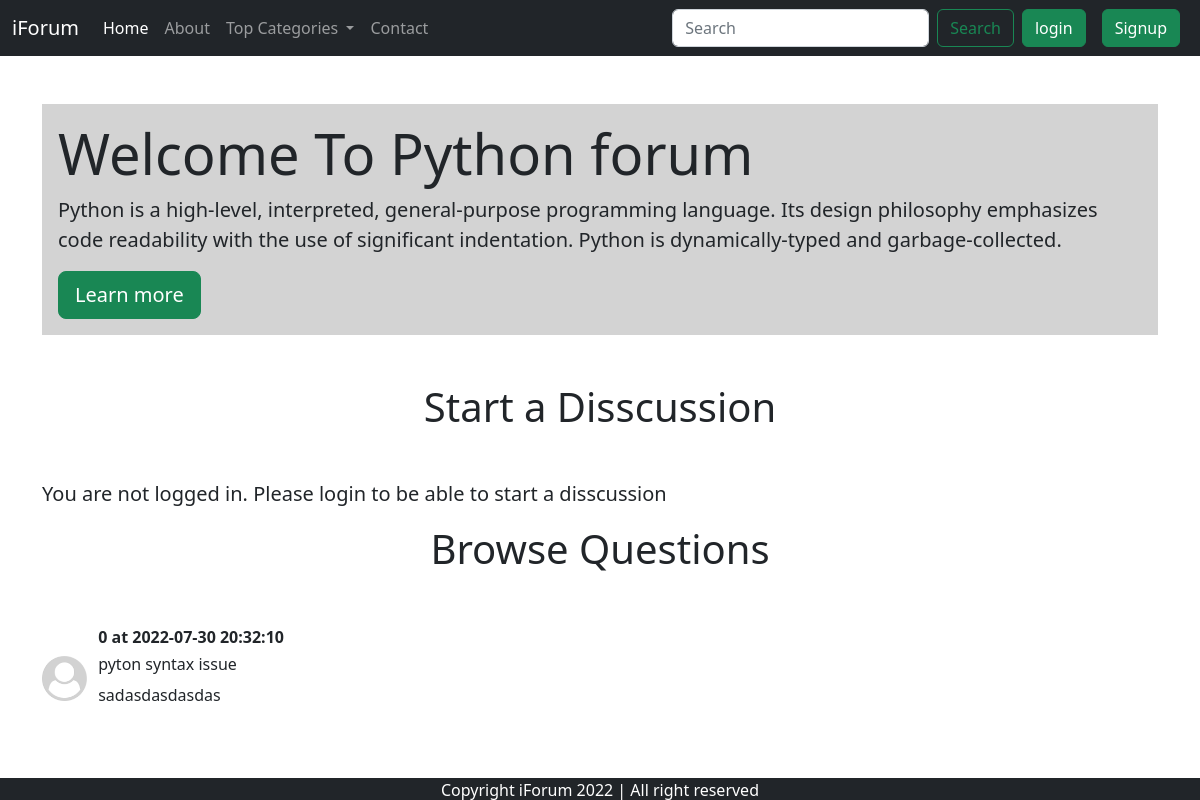
Page /thread_list.php?cat_id=2 on the earlier database version.
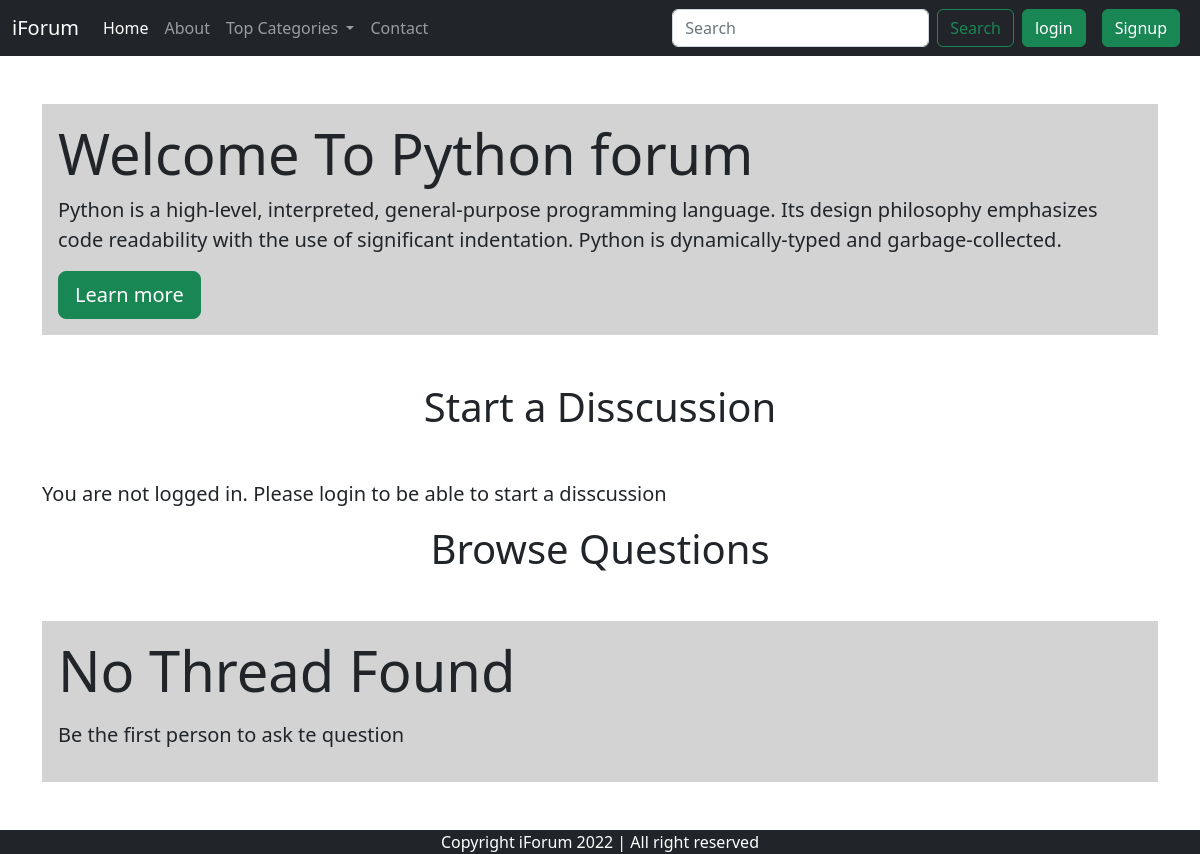
Same page on the later database version.
### tables this page shows
CREATE TABLE `category` (
  `id` int(11) NOT NULL,
  `title` varchar(255) NOT NULL,
  `description` text NOT NULL,
  `time` datetime NOT NULL DEFAULT current_timestamp()
);

CREATE TABLE `thread_list` (
  `thread_id` int(11) NOT NULL,
  `thread_title` varchar(255) NOT NULL,
  `thread_desc` text NOT NULL,
  `thread_time` datetime NOT NULL DEFAULT current_timestamp(),
  `thread_user_id` int(11) NOT NULL,
  `thread_cat_id` int(11) NOT NULL
);

### thread_list.php (the view, shortened to what this page needs)
<!doctype html>
<html lang="en">
<head>
    <link href="https://cdn.jsdelivr.net/npm/bootstrap@5.2.0-beta1/dist/css/bootstrap.min.css" rel="stylesheet"
>
</head>
<body>
    <?php
        include 'components/nav.php';
    ?>
    <?php
    $cat_id = $_GET['cat_id'];
  $sql = "SELECT * FROM `category` WHERE id = $cat_id;";
  $result = mysqli_query($conn,$sql);
  while($row = mysqli_fetch_assoc($result)){
    $title = $row['title'];
    $desc = $row['description'];
  }
echo'
    <div class="container mt-5 mb-5">
        <div class="jumbotron p-3" style="background-color:#D3D3D3" >
            <h1 class="display-4">Welcome To '.$title.' forum</h1>
            <p class="lead">'.$desc.'</p>
            <a class="btn btn-success btn-lg" href="#" role="button">Learn more</a>
        </div>
    </div>';
?>
   <?php
   if(isset($_SESSION['loggedin']) && $_SESSION['loggedin'] == "true" ){
   echo'
   <div class="container">
           <h1 class="text-center mt-3 mb-5">Start a Disscussion</h1>
           <form action="'. $_SERVER['REQUEST_URI'] .'" method="POST">
               <div class="mb-3">
                   <label for="title" class="form-label">Problem Title</label>
                   <input type="text" maxlength="255" class="form-control" id="title" name="problem_title">
                   <div class="form-text">Write your issues about the language.</div>
                   <label for="floatingTextarea2" class="mt-3">Ellaborate Your concern</label>
                   <textarea class="form-control mt-2" id="floatingTextarea2" name="textarea"
                       style="height: 100px"></textarea>
               </div>
               <button type="submit" class="btn btn-success">Submit</button>
           </form>
       </div>
   ';
   }else{
       echo'<div class="container">
           <h1 class="text-center mt-3 mb-5">Start a Disscussion</h1>
       <p class="lead">You are not logged in. Please login to be able to start a disscussion</p>
   </div>
   ';
   }
   ?>
    <h1 class="text-center mt-3 mb-5">Browse Questions</h1>
    <?php
                $cat_id = $_GET['cat_id'];
                $sql = "SELECT * FROM `thread_list` WHERE thread_cat_id=$cat_id;";
                $result = mysqli_query($conn,$sql);
                $data = mysqli_fetch_assoc($result);
                if(!$data){
                echo'
                <div class="container mt-5 mb-5">
                    <div class="jumbotron p-3" style="background-color:#D3D3D3" >
                        <p class="display-4">No Thread Found</p>
                        <p class="lead">Be the first person to ask te question</p>
                    </div>
                </div>';
                }
                while($row = mysqli_fetch_assoc($result)){
                $thread_id = $row['thread_id'];
                $thread_title = $row['thread_title'];
                $thread_desc = $row['thread_desc'];
                $thread_time = $row['thread_time'];
                $thread_user = $row['thread_user_id'];
    echo'
    <div class="container mt-2 mb-5">
        <div class="media mt-3">
            <img src="user.png" width="45px" class="mr-3">
            <div class="media-body">
            <h6 class="fw-bold ">'.$thread_user .' at '. $thread_time.'</h6>
            <h6><a class="text-decoration-none text-dark" href="thread.php?id='. $thread_id .'">'.$thread_title.'</a></h5>
            <p><a class="text-decoration-none text-dark" href="thread.php?id='. $thread_id .'">'.$thread_desc.'</a></p>
            </div>
        </div>
    </div>  ';
    }
?>
    <div class="container-fluid p-0 m-0">
        <div class="copy">
            <p class="text-center text-white bg-dark mb-0">Copyright iForum 2022 | All right reserved </p>
        </div>
    </div>
</body>
</html>

### components/nav.php (shortened to what this page needs)
<?php
echo '
<nav class="navbar navbar-expand-lg navbar-dark bg-dark">
        <div class="container-fluid">
            <a class="navbar-brand" href="/php_forum/">iForum</a>
            <button class="navbar-toggler" type="button" data-bs-toggle="collapse" data-bs-target="#navbarSupportedContent" aria-controls="navbarSupportedContent" aria-expanded="false" aria-label="Toggle navigation">
            <span class="navbar-toggler-icon"></span>
            </button>
            <div class="collapse navbar-collapse" id="navbarSupportedContent">
                <ul class="navbar-nav me-auto mb-2 mb-lg-0">
                    <li class="nav-item">
                    <a class="nav-link active" aria-current="page" href="index.php">Home</a>
                    </li>
                    <li class="nav-item">
                    <a class="nav-link" href="#">About</a>
                    </li>
                    <li class="nav-item dropdown">
                    <a class="nav-link dropdown-toggle" href="#" id="navbarDropdown" role="button" data-bs-toggle="dropdown" aria-expanded="false">
                        Top Categories
                    </a>
                    <ul class="dropdown-menu" aria-labelledby="navbarDropdown">';
                    echo '
                    </ul>
                    </li>
                    <li class="nav-item">
                    <a class="nav-link" href="contact.php">Contact</a>
                    </li>
                </ul>';
                if(isset($_SESSION['loggedin']) && $_SESSION['loggedin'] == true){
                    echo ' <form class="d-flex"  method="get" action="search.php"  role="search">
                            <input class="form-control me-2 " type="search" name="search" placeholder="Search" aria-label="Search">
                            <button class="btn btn-outline-success mx-2" type="submit" >Search</button>
                            <p class="text-white wel  mt-2 p-0 m-0 ">Welcome</p>
                            <p class="text-white mx-2 p-0 mt-2 m-0 my-0">'. $_SESSION['login_email'].'</p>
                            <a href="/php_forum/components/logout.php" class="btn btn-success mx-2" >logout</a>
                        </form>';
                }else{
                    echo ' <form class="d-flex" method="get" action="search.php" role="search">
                    <input class="form-control me-2" type="search" name="search" placeholder="Search" aria-label="Search">
                    <button class="btn btn-outline-success" type="submit">Search</button>
                    <button class="btn btn-success mx-2" data-bs-toggle="modal" id="logIn" data-bs-target="#exampleModal">login</button>
                    <button class="btn btn-success mx-2" data-bs-toggle="modal" id="signUp" data-bs-target="#signupModal">Signup</button>
                </form>';
                }
           echo ' </div>
        </div>
    </nav>';
?>

### thread_list.php (style rules this page uses)
.media-body { display: inline-block; padding: 7px; }
img, svg { vertical-align: baseline; }

Differences in the rows shown:
removed thread_list: thread_user "0", thread_time "2022-07-30 20:32:10", thread_title "pyton syntax issue", thread_desc "sadasdasdasdas"
Other differences:
text now shown: "No Thread Found Be the first person to ask te question"
